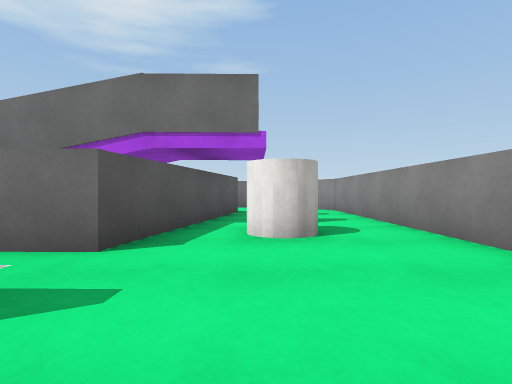
[1] (above)

22 first-person views from a walk through a 3-D level made in the Unity game engine. The camera is 0.58 m above the floor, looks level and sees 80° across. The floor is counted in squares, 1 m on a side. Each view is taken from the middle of a square. On the plan, view 1 faces up. The plan holds only what a view shows up to about 9 squares ahead; the rest is blank. Surface patterns are stand-ins for the level's own textures.

[2]
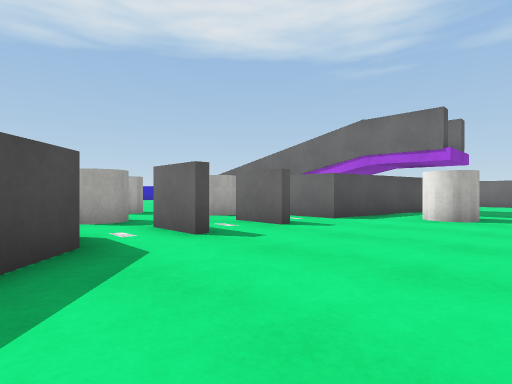

[3]
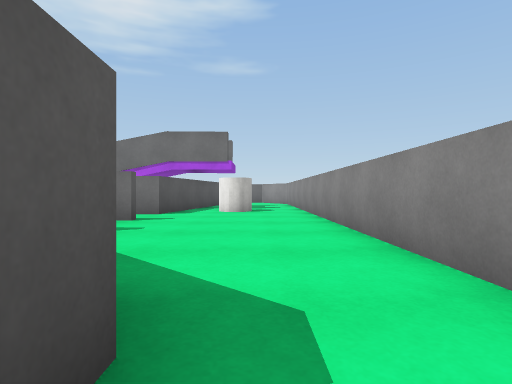

[4]
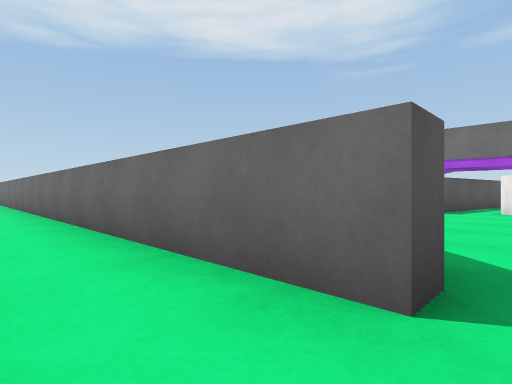

[5]
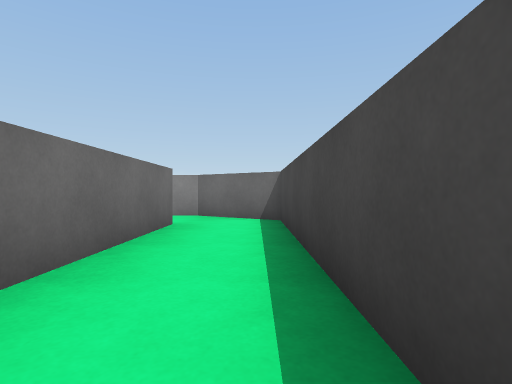

[6]
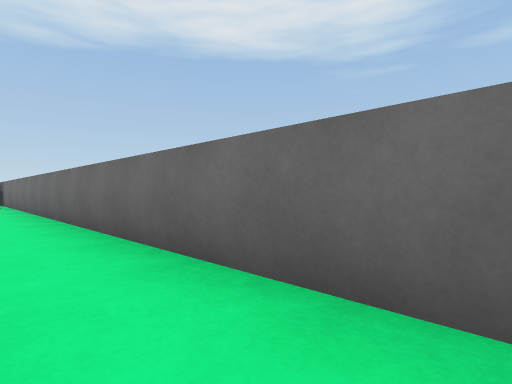

[7]
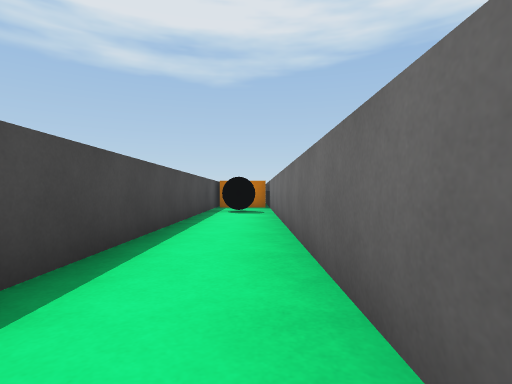

[8]
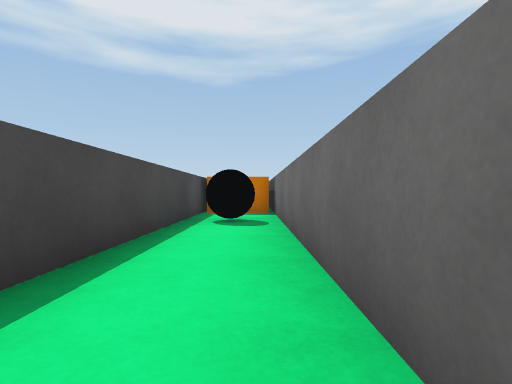

[9]
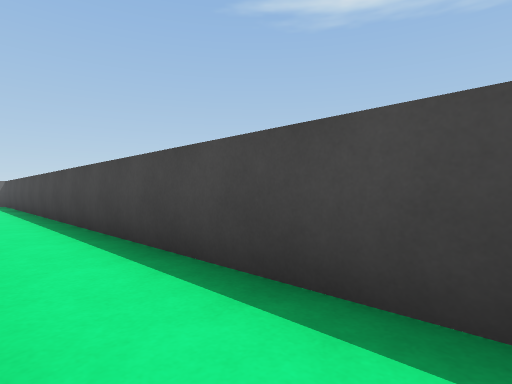

[10]
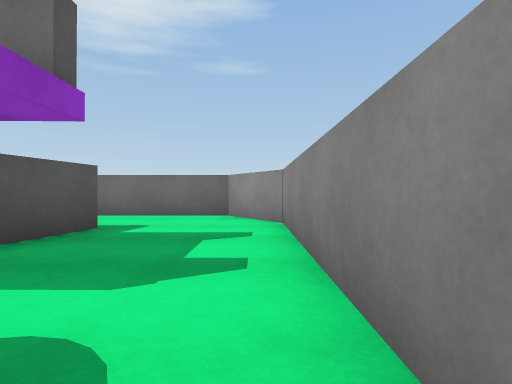

[11]
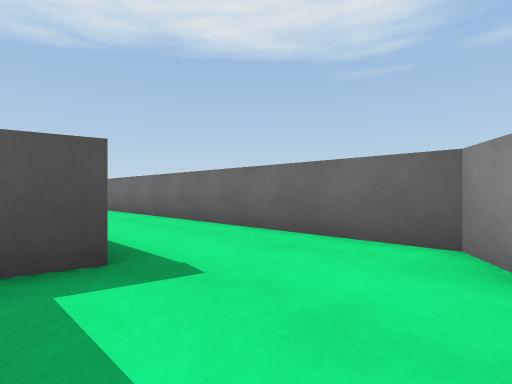

[12]
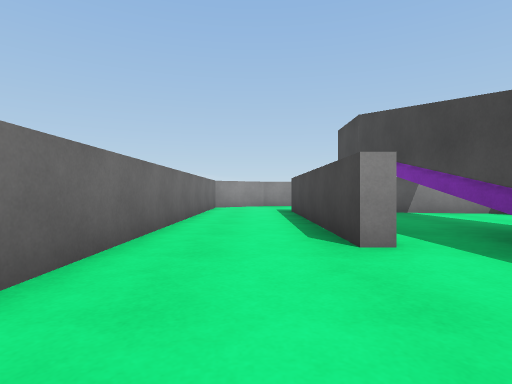

[13]
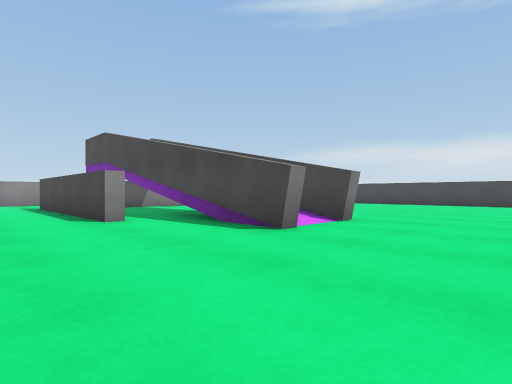

[14]
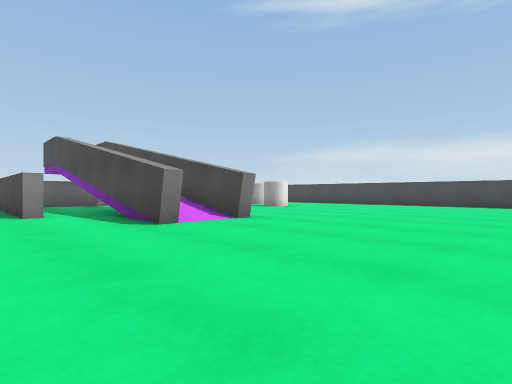

[15]
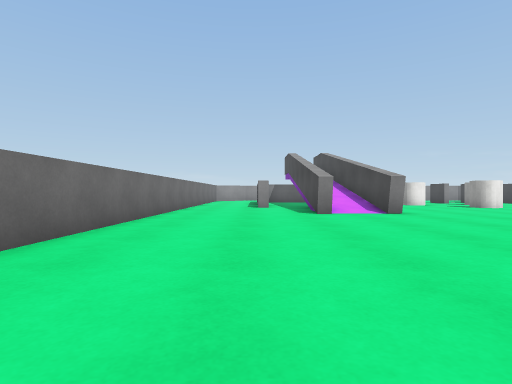

[16]
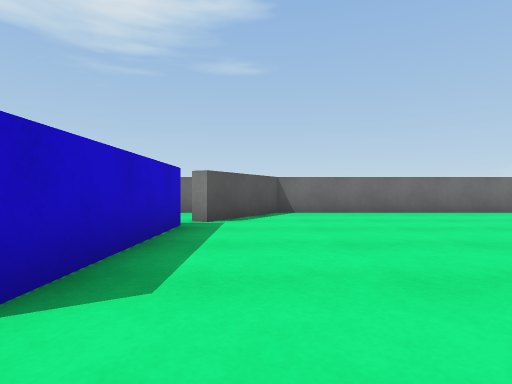

[17]
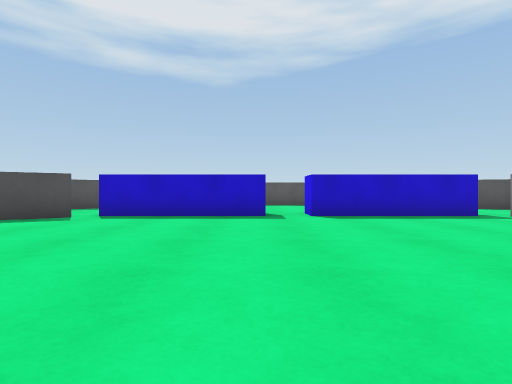

[18]
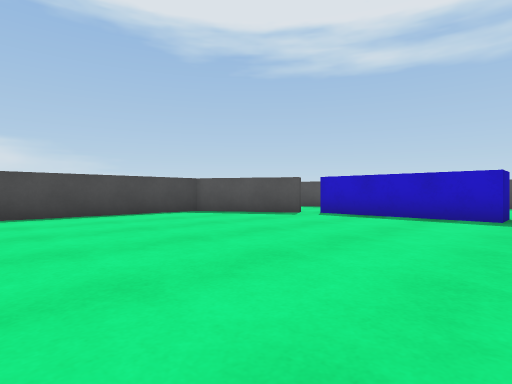

[19]
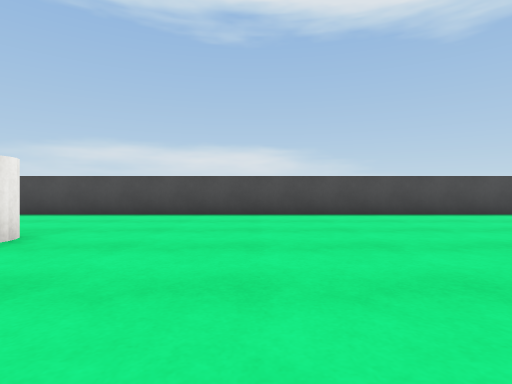

[20]
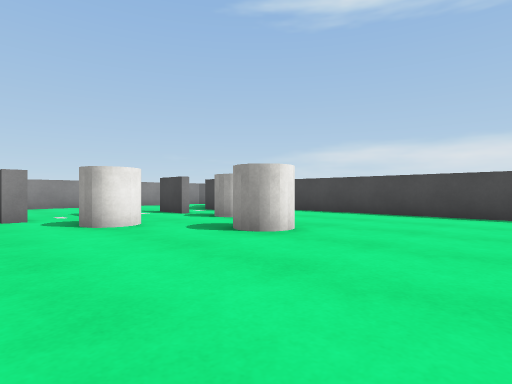

[21]
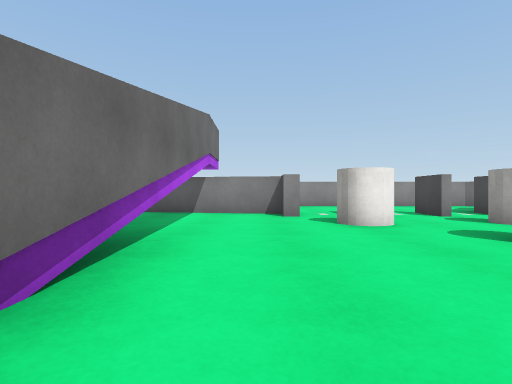

[22]
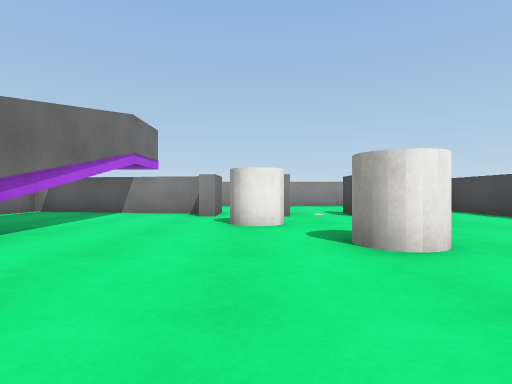

### Floor plan
Points are (right, up) in squares from view 1. A wall is a line through its corners. A room is listed if a view was taken in it or the views show most of it. See-through windows are left out.
Room 1 (views 1, 2, 10, 11)
walls: (-0.5, 8.9) (-1.5, 3.3); (-1.5, -0.6) (-2.9, -0.6); (-1.5, -2.1) (-0.7, -2.8); (-6.8, 8.9) (-1, 8.9); (0.5, -3.9) (0.5, -4.5); (2.5, -4.6) (2.5, 9.7) (1.3, 11.5) (-7.4, 11.5)
ways out: opening at (1, -4) to room 2; opening at (-6.5, 10.5) to room 3; opening at (-2, -1) to room 3; opening at (-2, 2.5) to room 3
objects: grey block (-3, 3) to (-2, 3); cylinder (0, 4) to (1, 5)
Room 2 (views 3, 4, 5, 6, 7, 8, 9)
walls: (0.5, -4.5) (-21.4, -4.5) (-21.4, -6.5) (1.3, -6.5) (2.5, -4.6)
ways out: opening at (1, -4) to room 1
objects: black ball (-20, -6) to (-19, -5)
Room 3 (views 12, 13, 14, 15, 16, 17, 18, 19, 20, 21, 22)
walls: (-10.1, 5.1) (-10.1, 5.5) (-6.7, 5.5); (-10, 7) (-10, 7.3) (-4.3, 7.3); (-6.8, 8.5) (-6.8, 8.9); (-4.2, 5.2) (-8.7, 5.1); (-7.4, 11.5) (-17.4, 11.5) (-18.9, 8.9); (-1.8, 3.5) (-1, 8.5) (-2.2, 8.5); (-19.3, 8.4) (-19.3, 4.3) (-20.4, 4.3); (-20.4, 3.2) (-19.3, 3.2) (-19.3, -0.9); (-19, -1.2) (-18.1, -2.6); (-16.9, -3.9) (-1, -3.9)
ways out: opening at (-6.5, 10.5) to room 1; opening at (-2, -1) to room 1; opening at (-2, 2.5) to room 1; opening at (-20, 4)
objects: cylinder (-7, 0) to (-6, 1); cylinder (-5, -1) to (-4, -1); cylinder (-5, 2) to (-4, 2); grey block (-3, -2) to (-2, -2)

Where each view was taken, in squares from view 1:
view 1: 0 up, 0 right, facing up
view 2: 3 down, 2 right, facing up-left
view 3: 5 down, 1 right, facing up
view 4: 6 down, 1 right, facing up-left
view 5: 6 down, 5 left, facing right
view 6: 6 down, 5 left, facing up-left
view 7: 5 down, 10 left, facing left
view 8: 5 down, 13 left, facing left
view 9: 5 down, 14 left, facing down-right
view 10: 4 up, 2 right, facing up
view 11: 8 up, 2 right, facing up-left
view 12: 10 up, 10 left, facing right
view 13: 11 up, 13 left, facing down-right
view 14: 10 up, 15 left, facing down-right
view 15: 9 up, 18 left, facing right
view 16: 3 up, 18 left, facing up
view 17: 3 up, 12 left, facing left
view 18: 4 up, 12 left, facing down-left
view 19: 4 up, 10 left, facing down
view 20: 4 up, 10 left, facing down-right
view 21: 4 up, 10 left, facing right
view 22: 2 up, 10 left, facing right
